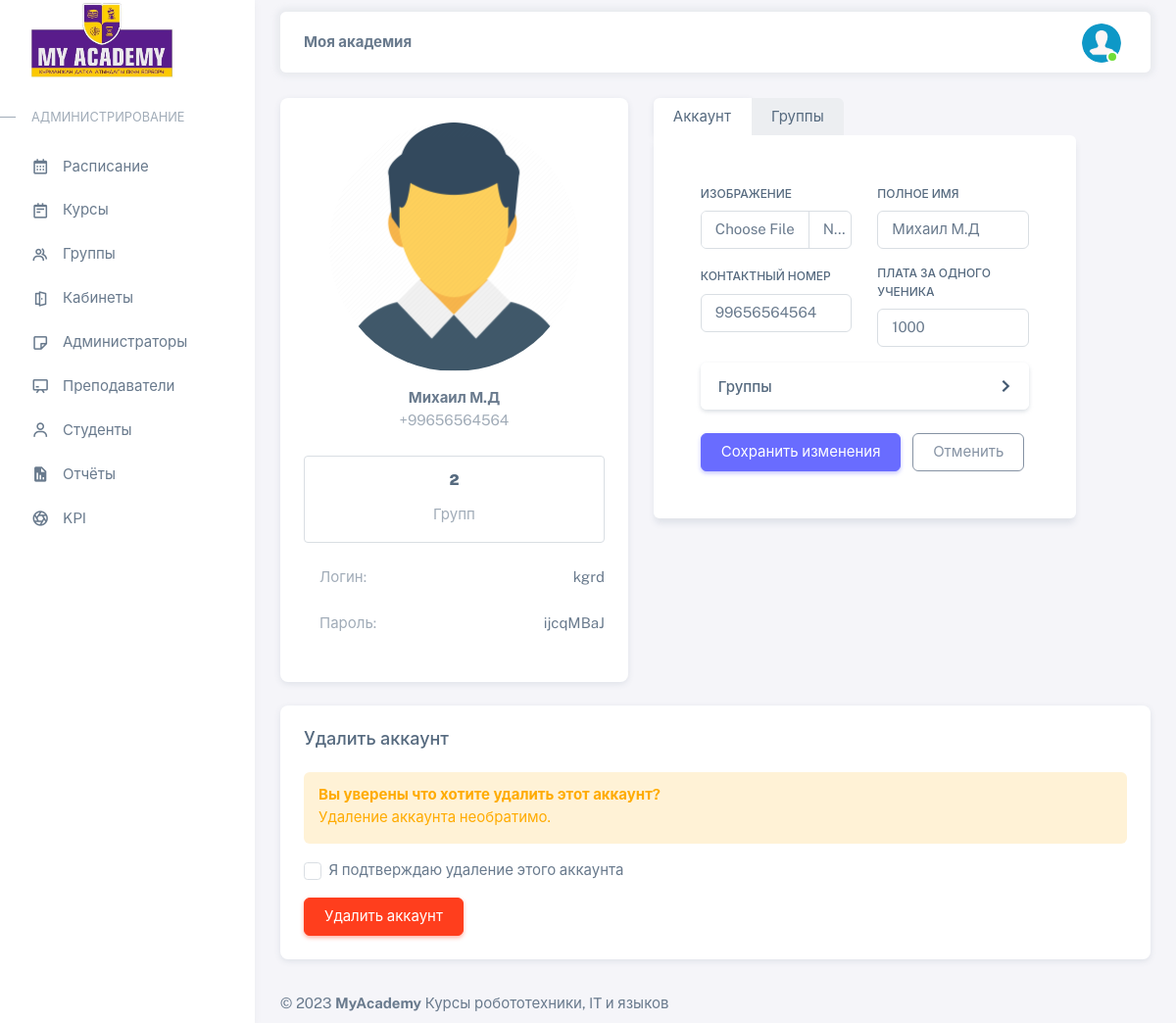
The page /account/teacher-profile/2/ (signed in) on the database its author committed.
### apps/user/models.py (models this page shows, shortened)
class Teacher(models.Model):
    user = models.OneToOneField(User, on_delete=models.CASCADE, null=True)
    name = models.CharField(max_length=150)
    image = models.ImageField(upload_to='profile_photos', null=True, blank=True)
    phone = models.CharField(max_length=12, default='996')
    group = models.ManyToManyField(Group)
    payment = models.IntegerField(null=True)
    password = models.CharField(max_length=20, null=True, default=' ')

class User(AbstractUser):
    name = models.CharField(max_length=140, null=True)
    STATUS = (
        ('1', 'Админ'),
        ('2', 'Студент'),
        ('3', 'Преподаватель'),
        ('4', 'Администратор')
    )
    role = models.CharField(null=True, choices=STATUS, max_length=140, default='1')
    USERNAME_FIELD = 'username'
    REQUIRED_FIELDS = []

### apps/user/views.py (the view)
# urls.py: path('teacher-profile/<str:pk>/', teacher_profile, name='teacher-profile'),
@login_required(login_url='login')
def teacher_profile(request, pk):
    if not request.user.is_superuser:
        return redirect('home')
    teacher = Teacher.objects.get(id=pk)
    form = TeacherForm(instance=teacher)
    if request.method == 'POST':
        form = TeacherForm(request.POST, request.FILES, instance=teacher)
        if form.is_valid():
            form.save()
            return redirect('teacher-profile', pk=pk)
    if request.method == 'POST' and 'delete' in request.POST:
        teacher.delete()
        return redirect('teacher-list')
    group = Group.objects.filter(teacher=teacher)
    context = {
        'teacher': teacher,
        'form': form,
    }
    return render(request, 'user/teacher_profile.html', context)

### apps/user/forms.py
class TeacherForm(forms.ModelForm):
    class Meta:
        model = Teacher
        fields = ['name', 'phone', 'payment', 'group', 'image']
        widgets = {
            'image': forms.FileInput(attrs={
                'class': 'form-control',
                'id': 'image',
            }),
            'name': forms.TextInput(attrs={
                'class': 'form-control',
                'type': 'text',
                'id': 'fullname',
                'placeholder': '...'
            }),
            'phone': forms.TextInput(attrs={
                'class': 'form-control',
                'type': 'number',
                'id': 'phone',
                'placeholder': '996',
                'value': '996'
            }),
            'payment': forms.TextInput(attrs={
                'class': 'form-control',
                'type': 'text',
                'id': 'payment',
                'placeholder': '...',
                'value': '1000'
            }),
            'group': forms.CheckboxSelectMultiple,
        }

### apps/dashboard/models.py (called while the page is built)
    def __str__(self):
        return self.title

### templates/user/teacher_profile.html (shortened to what this page needs)
{% extends 'base.html' %}
{% load static %}
{% block content %}
<div class="content-wrapper">
  <div class="container-xxl flex-grow-1 container-p-y">
    <div class="row">
      <div class="col-md-5">
        <div class="card mb-4 ">
          <div class="card-body">
            <div class="mb-4 text-center">
              <div class="wd-150 ht-150 mx-auto mb-3 position-relative">
                <div class="avatar-image wd-150 ht-150">
                  {% if teacher.image %}
                  <img src="{{ teacher.image.url }}" alt="" width="255" height="255" style="object-fit: cover; object-position: center; border-radius: 50%;">
                  {% else %}
                  <img src="{% static 'assets/img/avatars/5.png' %}" alt="" width="255" height="255" style="object-fit: cover; object-position: center; border-radius: 50%;">
                  {% endif %}
                </div>
              </div>
              <div class="mb-4">
                <span class="fs-14 fw-bold d-block">{{ teacher.name }}</span>
                <span class="fs-12 fw-normal text-muted d-block">+{{ teacher.phone }}</span>
              </div>
              <div class="fs-12 fw-normal text-muted text-center d-flex flex-wrap gap-3 mb-4">
                <div class="flex-fill py-3 px-4 rounded-1 d-none d-sm-block border border-dashed border-gray-5">
                  <h6 class="fs-15 fw-bolder">{{ teacher.group.count }}</h6>
                  <p class="fs-12 text-muted mb-0">Групп</p>
                </div>
              </div>
            </div>
            <ul class="list-unstyled mb-4">
              <li class="hstack justify-content-between mb-4">
                <span class="text-muted fw-medium hstack gap-3">Логин:</span>
                <span class="float-end">{{ teacher.user.username }}</span>
              </li>
              <li class="hstack justify-content-between mb-4">
                <span class="text-muted fw-medium hstack gap-3">Пароль:</span>
                <span class="float-end">{{ teacher.password }}</span>
              </li>
            </ul>
          </div>
        </div>
      </div>
      <div class="col-md-6 h-100">
        <div class="nav-align-top mb-4">
          <ul class="nav nav-tabs" role="tablist">
            <li class="nav-item">
              <button type="button" class="nav-link active" role="tab" data-bs-toggle="tab"
                data-bs-target="#navs-top-home" aria-controls="navs-top-home" aria-selected="true">Аккаунт</button>
            </li>
            <li class="nav-item">
              <button type="button" class="nav-link" role="tab" data-bs-toggle="tab" data-bs-target="#navs-top-groups"
                aria-controls="navs-top-groups" aria-selected="false">Группы</button>
            </li>
          </ul>
          <div class="tab-content">
            <div class="tab-pane fade active show" id="navs-top-home" role="tabpanel">
              <div class="card-body">
                <form id="formAccountSettings" method="POST" enctype="multipart/form-data">
                  <div class="row">
                    <div class="mb-3 col-md-6">
                      <label for="group" class="form-label">Изображение</label>
                      {{ form.image }}
                    </div>
                    <div class="mb-3 col-md-6">
                      <label for="name" class="form-label">Полное имя</label>
                      {{ form.name }}
                    </div>
                    <div class="mb-3 col-md-6">
                      <label for="phone" class="form-label">Контактный номер</label>
                      {{ form.phone }}
                    </div>
                    <div class="mb-3 col-md-6">
                      <label for="payment" class="form-label">Плата за одного ученика</label>
                      {{ form.payment }}
                    </div>
                    <div class="mb-3">
                      <div class="accordion-item card">
                        <h2 class="accordion-header text-body d-flex justify-content-between" id="accordionIconOne">
                          <button type="button" class="accordion-button collapsed" data-bs-toggle="collapse" data-bs-target="#accordionIcon-1" aria-controls="accordionIcon-1" aria-expanded="false">
                            Группы
                          </button>
                        </h2>
                      </div>
                    </div>
                  </div>
                  <div class="mt-2">
                    <button type="submit" class="btn btn-primary me-2">Сохранить изменения</button>
                    <a href="{% url 'teacher-list' %}" class="btn btn-outline-secondary">Отменить</a>
                  </div>
                </form>
              </div>
            </div>
          </div>
        </div>
      </div>
    </div>
    <div class="card">
      <h5 class="card-header">Удалить аккаунт</h5>
      <div class="card-body">
        <div class="mb-3 col-12 mb-0">
          <div class="alert alert-warning">
            <h6 class="alert-heading fw-bold mb-1">Вы уверены что хотите удалить этот аккаунт?</h6>
            <p class="mb-0">Удаление аккаунта необратимо.</p>
          </div>
        </div>
        <form id="formAccountDeactivation" method="post">
          <div class="form-check mb-3">
            <input class="form-check-input" type="checkbox" name="delete" id="accountActivation" required>
            <label class="form-check-label" for="accountActivation">Я подтверждаю удаление этого аккаунта</label>
          </div>
          <button type="submit" class="btn btn-danger deactivate-account">Удалить аккаунт</button>
        </form>
      </div>
    </div>
  </div>
  {% include 'includes/footer.html' %}
</div>
{% endblock %}

### templates/base.html (style rules this page uses)
.content-wrapper { padding-bottom: 0px !important; }

### rows shown on the page
Teacher: name "Михаил М.Д", phone "99656564564", group.count "2", user.username "kgrd", password "ijcqMBaJ", payment "1000"
